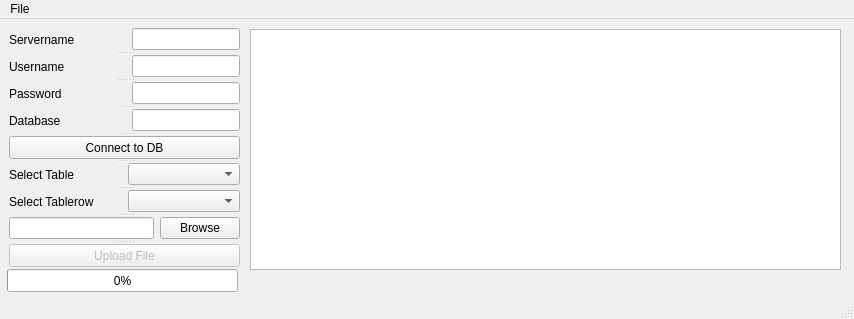
<?xml version="1.0" encoding="UTF-8"?>
<ui version="4.0">
 <class>MainWindow</class>
 <widget class="QMainWindow" name="MainWindow">
  <property name="geometry">
   <rect>
    <x>0</x>
    <y>0</y>
    <width>854</width>
    <height>319</height>
   </rect>
  </property>
  <property name="windowTitle">
   <string>MainWindow</string>
  </property>
  <widget class="QWidget" name="centralwidget">
   <widget class="QTableView" name="TableView">
    <property name="geometry">
     <rect>
      <x>250</x>
      <y>10</y>
      <width>591</width>
      <height>241</height>
     </rect>
    </property>
   </widget>
   <widget class="QProgressBar" name="UploadProgressBar">
    <property name="geometry">
     <rect>
      <x>7</x>
      <y>250</y>
      <width>231</width>
      <height>23</height>
     </rect>
    </property>
    <property name="value">
     <number>0</number>
    </property>
   </widget>
   <widget class="QSplitter" name="splitter">
    <property name="geometry">
     <rect>
      <x>9</x>
      <y>9</y>
      <width>231</width>
      <height>239</height>
     </rect>
    </property>
    <property name="orientation">
     <enum>Qt::Vertical</enum>
    </property>
    <widget class="QWidget" name="">
     <layout class="QHBoxLayout" name="horizontalLayout_5">
      <item>
       <widget class="QLabel" name="label_4">
        <property name="text">
         <string>Servername</string>
        </property>
       </widget>
      </item>
      <item>
       <spacer name="horizontalSpacer">
        <property name="orientation">
         <enum>Qt::Horizontal</enum>
        </property>
        <property name="sizeHint" stdset="0">
         <size>
          <width>40</width>
          <height>20</height>
         </size>
        </property>
       </spacer>
      </item>
      <item>
       <widget class="QLineEdit" name="ServernameLineEdit">
        <property name="toolTip">
         <string>&lt;html&gt;&lt;head/&gt;&lt;body&gt;&lt;p&gt;Servername and Port Like 127.0.0.1,1433&lt;/p&gt;&lt;/body&gt;&lt;/html&gt;</string>
        </property>
       </widget>
      </item>
     </layout>
    </widget>
    <widget class="QWidget" name="">
     <layout class="QHBoxLayout" name="horizontalLayout_6">
      <item>
       <widget class="QLabel" name="label_5">
        <property name="text">
         <string>Username</string>
        </property>
       </widget>
      </item>
      <item>
       <spacer name="horizontalSpacer_2">
        <property name="orientation">
         <enum>Qt::Horizontal</enum>
        </property>
        <property name="sizeHint" stdset="0">
         <size>
          <width>40</width>
          <height>20</height>
         </size>
        </property>
       </spacer>
      </item>
      <item>
       <widget class="QLineEdit" name="UsernameLineEdit">
        <property name="toolTip">
         <string>&lt;html&gt;&lt;head/&gt;&lt;body&gt;&lt;p&gt;User to connect to Db with rights to write to DB&lt;/p&gt;&lt;/body&gt;&lt;/html&gt;</string>
        </property>
       </widget>
      </item>
     </layout>
    </widget>
    <widget class="QWidget" name="">
     <layout class="QHBoxLayout" name="horizontalLayout_7">
      <item>
       <widget class="QLabel" name="label_6">
        <property name="text">
         <string>Password</string>
        </property>
       </widget>
      </item>
      <item>
       <spacer name="horizontalSpacer_3">
        <property name="orientation">
         <enum>Qt::Horizontal</enum>
        </property>
        <property name="sizeHint" stdset="0">
         <size>
          <width>40</width>
          <height>20</height>
         </size>
        </property>
       </spacer>
      </item>
      <item>
       <widget class="QLineEdit" name="PasswordLineEdit">
        <property name="echoMode">
         <enum>QLineEdit::Password</enum>
        </property>
       </widget>
      </item>
     </layout>
    </widget>
    <widget class="QWidget" name="">
     <layout class="QHBoxLayout" name="horizontalLayout_4">
      <item>
       <widget class="QLabel" name="label_3">
        <property name="text">
         <string>Database</string>
        </property>
       </widget>
      </item>
      <item>
       <spacer name="horizontalSpacer_4">
        <property name="orientation">
         <enum>Qt::Horizontal</enum>
        </property>
        <property name="sizeHint" stdset="0">
         <size>
          <width>40</width>
          <height>20</height>
         </size>
        </property>
       </spacer>
      </item>
      <item>
       <widget class="QLineEdit" name="DatabaseLineEdit"/>
      </item>
     </layout>
    </widget>
    <widget class="QPushButton" name="ConnectDbPushButton">
     <property name="text">
      <string>Connect to DB</string>
     </property>
    </widget>
    <widget class="QWidget" name="">
     <layout class="QHBoxLayout" name="horizontalLayout_3">
      <item>
       <widget class="QLabel" name="label_2">
        <property name="text">
         <string>Select Table</string>
        </property>
       </widget>
      </item>
      <item>
       <widget class="QComboBox" name="TableComboBox"/>
      </item>
     </layout>
    </widget>
    <widget class="QWidget" name="">
     <layout class="QHBoxLayout" name="horizontalLayout">
      <item>
       <widget class="QLabel" name="label">
        <property name="text">
         <string>Select Tablerow</string>
        </property>
       </widget>
      </item>
      <item>
       <widget class="QComboBox" name="TablerowComboBox">
        <property name="placeholderText">
         <string/>
        </property>
       </widget>
      </item>
     </layout>
    </widget>
    <widget class="QWidget" name="">
     <layout class="QHBoxLayout" name="horizontalLayout_2">
      <item>
       <widget class="QLineEdit" name="FullFileNameLineEdit">
        <property name="readOnly">
         <bool>true</bool>
        </property>
       </widget>
      </item>
      <item>
       <widget class="QPushButton" name="BrowsePushButton">
        <property name="text">
         <string>Browse</string>
        </property>
       </widget>
      </item>
     </layout>
    </widget>
    <widget class="QPushButton" name="UploadFilePushButton">
     <property name="enabled">
      <bool>false</bool>
     </property>
     <property name="text">
      <string>Upload File</string>
     </property>
    </widget>
   </widget>
  </widget>
  <widget class="QMenuBar" name="menubar">
   <property name="geometry">
    <rect>
     <x>0</x>
     <y>0</y>
     <width>854</width>
     <height>22</height>
    </rect>
   </property>
   <widget class="QMenu" name="menuFile">
    <property name="title">
     <string>File</string>
    </property>
    <addaction name="actionClose"/>
   </widget>
   <addaction name="menuFile"/>
  </widget>
  <widget class="QStatusBar" name="statusbar"/>
  <action name="actionClose">
   <property name="text">
    <string>Close</string>
   </property>
  </action>
 </widget>
 <resources/>
 <connections>
  <connection>
   <sender>actionClose</sender>
   <signal>triggered()</signal>
   <receiver>MainWindow</receiver>
   <slot>close()</slot>
   <hints>
    <hint type="sourcelabel">
     <x>-1</x>
     <y>-1</y>
    </hint>
    <hint type="destinationlabel">
     <x>109</x>
     <y>95</y>
    </hint>
   </hints>
  </connection>
 </connections>
</ui>
